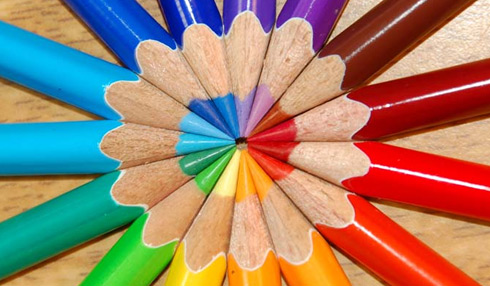
#> input picture BG.jpg, 490 x 286 px
$ python Median.py
#> lines starting #> are read from the running program, lines starting #| are printed output that depends on the picture
import cv2
import numpy as np
from matplotlib import pyplot as plt

img = cv2.imread('BG.jpg')
#> img is the input picture: shape (286, 490, 3); mean B, G, R 107.8, 129.2, 158.5

blur = cv2.medianBlur(img,5)
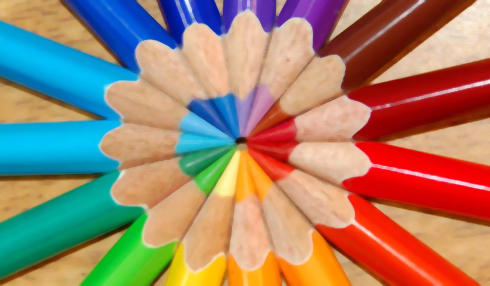
#> blur: shape (286, 490, 3); mean B, G, R 107.6, 129.2, 158.8

plt.subplot(121),plt.imshow(img),plt.title('Original')
plt.xticks([]), plt.yticks([])
plt.subplot(122),plt.imshow(blur),plt.title('Blurred')
plt.xticks([]), plt.yticks([])
plt.show()
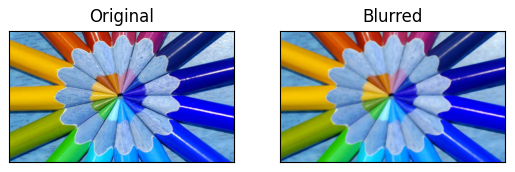
#> figure drawn by matplotlib, 2 panels; B, G, R data is drawn as R, G, B

$ run again, with log.jpg copied over BG.jpg
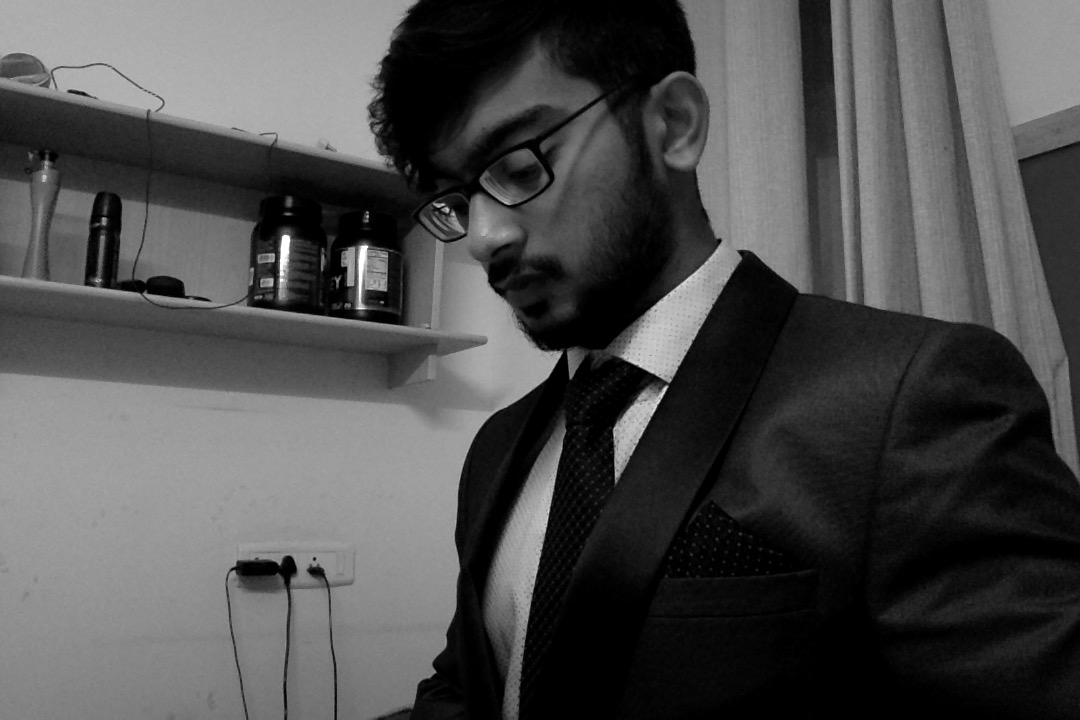
#> input picture log.jpg, 1080 x 720 px
#> img is the input picture: shape (720, 1080, 3); min 0, max 255, mean 77.5
#> `plt.show()`:
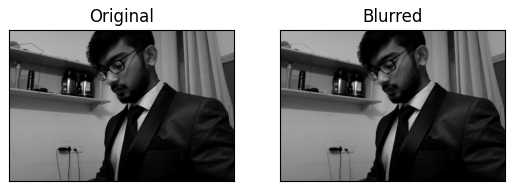
#> figure drawn by matplotlib, 2 panels
